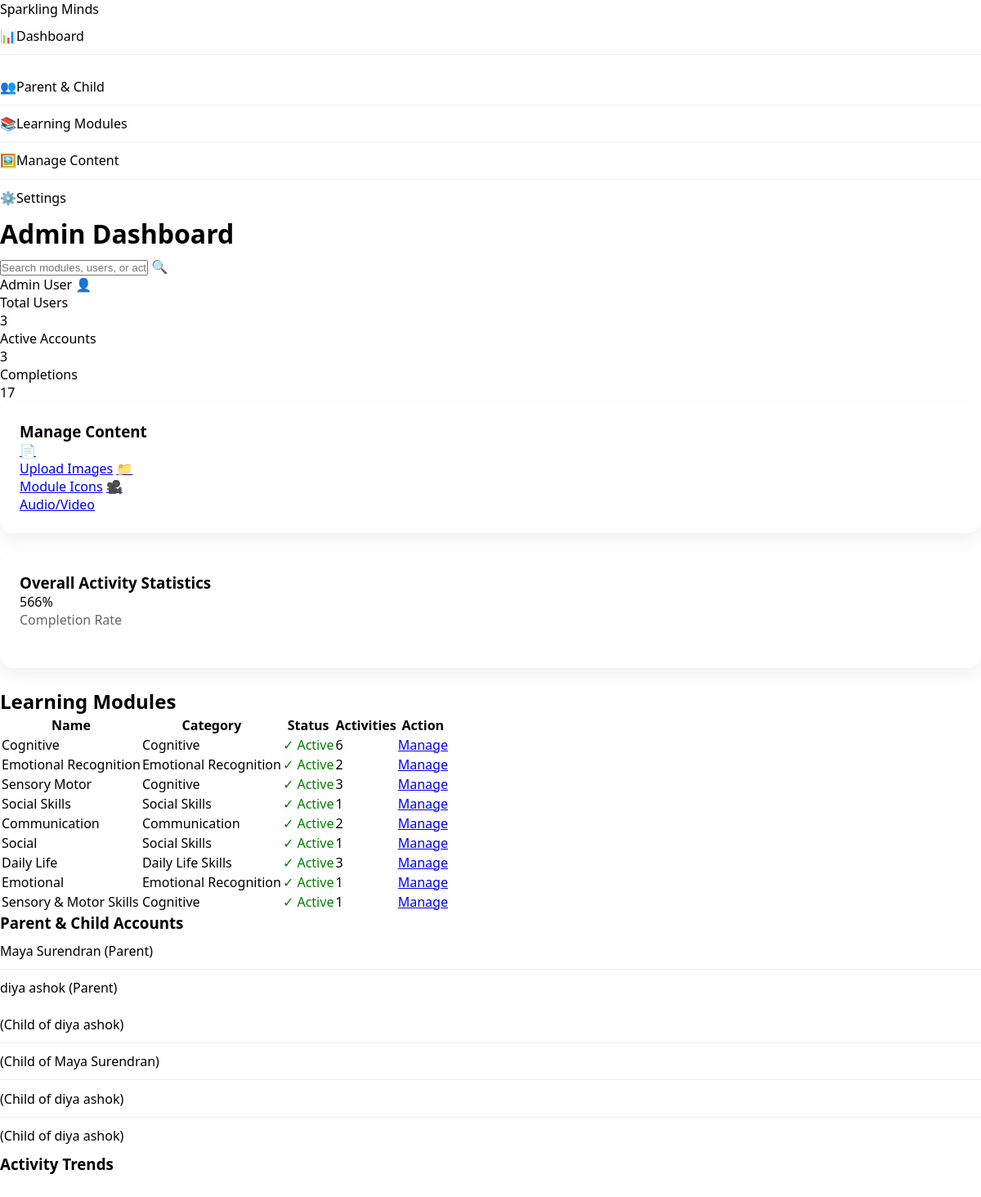
The app's page /learning/admin/ (signed in) with its own data.
### accounts/models.py (models this page shows, shortened)
class User(AbstractUser):
    class Role(models.TextChoices):
        ADMIN = "admin", "Administrator"
        PARENT = "parent", "Parent/Guardian"
        CHILD = "child", "Child (Learner)"
    role = models.CharField(max_length=10, choices=Role.choices, default=Role.PARENT)
    phone = models.CharField(max_length=20, blank=True)
    created_at = models.DateTimeField(auto_now_add=True)
    updated_at = models.DateTimeField(auto_now=True)

### learning/models.py (models this page shows, shortened)
class LearningModule(models.Model):
    class SkillCategory(models.TextChoices):
        COMMUNICATION = "communication", "Communication"
        SOCIAL = "social", "Social Skills"
        COGNITIVE = "cognitive", "Cognitive"
        DAILY = "daily", "Daily Life Skills"
        EMOTIONAL = "emotional", "Emotional Recognition"
    name = models.CharField(max_length=200)
    description = models.TextField(blank=True)
    category = models.CharField(
        max_length=20,
        choices=SkillCategory.choices,
        default=SkillCategory.COGNITIVE,
    )
    icon = models.ImageField(upload_to="module_icons/", blank=True, null=True)
    order = models.PositiveIntegerField(default=0)
    is_active = models.BooleanField(default=True)
    created_at = models.DateTimeField(auto_now_add=True)
    updated_at = models.DateTimeField(auto_now=True)
    class Meta:
        ordering = ["order", "name"]

class LearningActivity(models.Model):
    class Difficulty(models.TextChoices):
        EASY = "easy", "Easy"
        MEDIUM = "medium", "Medium"
        HARD = "hard", "Hard"
    module = models.ForeignKey(
        LearningModule,
        on_delete=models.CASCADE,
        related_name="activities",
    )
    title = models.CharField(max_length=200)
    description = models.TextField(blank=True)
    difficulty = models.CharField(
        max_length=10,
        choices=Difficulty.choices,
        default=Difficulty.EASY,
    )
    image = models.ImageField(upload_to="activity_images/", blank=True, null=True)
    audio_guide = models.FileField(
        upload_to="activity_audio/",
        blank=True,
        null=True,
        help_text="Audio guidance for the activity",
    )
    video_url = models.URLField(blank=True, null=True)
    template_name = models.CharField(
        max_length=100,
        blank=True,
        help_text="Template to render (e.g. color_match, object_identification)",
    )
    order = models.PositiveIntegerField(default=0)
    reward_points = models.PositiveIntegerField(default=10)
    is_active = models.BooleanField(default=True)
    created_at = models.DateTimeField(auto_now_add=True)
    updated_at = models.DateTimeField(auto_now=True)
    class Meta:
        ordering = ["module", "order", "title"]
        verbose_name_plural = "Learning activities"

### children/models.py (models this page shows, shortened)
class ChildProfile(models.Model):
    class SkillFocus(models.TextChoices):
        COMMUNICATION = "communication", "Communication"
        SOCIAL = "social", "Social Skills"
        COGNITIVE = "cognitive", "Cognitive"
        DAILY = "daily", "Daily Life Skills"
        EMOTIONAL = "emotional", "Emotional Recognition"
    parent = models.ForeignKey(
        settings.AUTH_USER_MODEL,
        on_delete=models.CASCADE,
        related_name="children",
        limit_choices_to={"role": "parent"},
    )
    first_name = models.CharField(max_length=100)
    last_name = models.CharField(max_length=100)
    date_of_birth = models.DateField(null=True, blank=True)
    skill_focus = models.JSONField(
        default=list,
        help_text="List of focus areas, e.g. ['communication', 'cognitive']",
    )
    learning_pace = models.CharField(
        max_length=20,
        choices=[
            ("slow", "Slow"),
            ("medium", "Medium"),
            ("fast", "Fast"),
        ],
        default="medium",
    )
    avatar = models.ImageField(upload_to="child_avatars/", blank=True, null=True)
    created_at = models.DateTimeField(auto_now_add=True)
    updated_at = models.DateTimeField(auto_now=True)
    class Meta:
        ordering = ["-created_at"]

### learning/views.py (the view)
# urls.py: path("admin/", views.admin_dashboard, name="admin_dashboard"),
@staff_member_required
def admin_dashboard(request):
    total_users = User.objects.count()
    active_accounts = User.objects.filter(is_active=True).count()
    completions = ActivityCompletion.objects.count()
    completion_rate = 0
    if active_accounts > 0:
        completion_rate = int((completions / active_accounts) * 100)
    modules = LearningModule.objects.all()
    parents = User.objects.filter(role=User.Role.PARENT).order_by('-date_joined')[:20]
    children = ChildProfile.objects.select_related('parent').all()[:20]
    trends = (
        ActivityCompletion.objects.annotate(day=TruncDay('completed_at'))
        .values('day')
        .annotate(count=Count('id'))
        .order_by('day')
    )
    activity_trends = []
    for t in trends:
        activity_trends.append({
            'day': t['day'].strftime('%Y-%m-%d'),
            'count': t['count'],
            'height': t['count'] * 10,
        })
    context = {
        'total_users': total_users,
        'active_accounts': active_accounts,
        'completions': completions,
        'completion_rate': completion_rate,
        'modules': modules,
        'parent_list': parents,
        'child_list': children,
        'activity_trends': activity_trends,
        'active_section': 'dashboard',
    }
    return render(request, 'admin/dashboard.html', context)

### templates/admin/dashboard.html (shortened to what this page needs)
{% load static %}
<!DOCTYPE html>
<html lang="en">
<head>
    <link rel="stylesheet" href="{% static 'css/dashboard.css' %}">
</head>
<body>
<div class="dashboard-wrapper">
    <nav class="sidebar">
        <div class="sidebar-header">
            <span class="logo-text">Sparkling Minds</span>
        </div>
        <ul class="nav-links">
            <li class="{% if active_section == 'dashboard' %}active{% endif %}"><a href="{% url 'learning:admin_dashboard' %}"><span class="icon">📊</span><span class="link-text">Dashboard</span></a></li>
            <li class="{% if active_section == 'parent_child' %}active{% endif %}"><a href="{% url 'learning:admin_parent_child' %}"><span class="icon">👥</span><span class="link-text">Parent & Child</span></a></li>
            <li class="{% if active_section == 'modules' %}active{% endif %}"><a href="{% url 'learning:manage_modules' %}"><span class="icon">📚</span><span class="link-text">Learning Modules</span></a></li>
            <li class="{% if active_section == 'content' %}active{% endif %}"><a href="{% url 'learning:manage_modules' %}"><span class="icon">🖼️</span><span class="link-text">Manage Content</span></a></li>
            <li class="{% if active_section == 'settings' %}active{% endif %}"><a href="{% url 'learning:admin_settings' %}"><span class="icon">⚙️</span><span class="link-text">Settings</span></a></li>
        </ul>
    </nav>
    <main class="main-content">
        <header class="top-bar">
            <h1>Admin Dashboard</h1>
            <div class="header-controls">
                <input type="text" id="searchInput" placeholder="Search modules, users, or activities..." class="search-field">
                <span class="icon">🔍</span>
            </div>
            <div class="user-profile">{{ user.get_full_name|default:user.username }} 👤</div>
        </header>
        <section class="stats-grid">
            <div class="stat-card">
                <span class="label">Total Users</span>
                <div class="value circle-teal">{{ total_users }}</div>
            </div>
            <div class="stat-card">
                <span class="label">Active Accounts</span>
                <div class="value circle-yellow">{{ active_accounts }}</div>
            </div>
            <div class="stat-card">
                <span class="label">Completions</span>
                <div class="value">{{ completions }}</div>
            </div>
        </section>
        <section class="lower-grid">
            <div class="card content-card">
                <h3>Manage Content</h3>
                <div class="content-icons">
                    <a href="/admin/learning/learningactivity/add/" class="icon-btn" title="Add new activity with image upload">📄<br>Upload Images</a>
                    <a href="/admin/learning/learningmodule/add/" class="icon-btn" title="Add module with icon upload">📁<br>Module Icons</a>
                    <a href="/admin/learning/learningactivity/add/?module=1" class="icon-btn" title="Add activity with audio/video upload">🎥<br>Audio/Video</a>
                </div>
            </div>
            <div class="card chart-card">
                <h3>Overall Activity Statistics</h3>
                <div class="progress-container">
                    <div class="donut-chart">{{ completion_rate }}%</div>
                    <p>Completion Rate</p>
                </div>
            </div>
        </section>
        <section class="modules-section">
            <h2>Learning Modules</h2>
            <table class="modules-table">
                <thead>
                    <tr><th>Name</th><th>Category</th><th>Status</th><th>Activities</th><th>Action</th></tr>
                </thead>
                <tbody>
                    {% for mod in modules %}
                        <tr class="searchable-row">
                            <td>{{ mod.name }}</td>
                            <td>{{ mod.get_category_display }}</td>
                            <td>{% if mod.is_active %}<span style="color: green;">✓ Active</span>{% else %}<span style="color: red;">✗ Inactive</span>{% endif %}</td>
                            <td>{{ mod.activities.all|length }}</td>
    <td><a href="/admin/learning/learningmodule/{{ mod.id }}/change/" class="btn-small">Manage</a></td>
                        </tr>
                    {% empty %}
                        <tr class="searchable-row"><td colspan="5">No modules available</td></tr>
                    {% endfor %}
                </tbody>
            </table>
        </section>
        <section class="user-progress">
            <div class="accounts-list">
                <h3>Parent & Child Accounts</h3>
                <ul>
                    {% for p in parent_list %}
                        <li>{{ p.get_full_name|default:p.username }} (Parent)</li>
                    {% endfor %}
                </ul>
                <ul>
                    {% for c in child_list %}
                        <li>{{ c.name }} (Child of {{ c.parent.get_full_name|default:c.parent.username }})</li>
                    {% endfor %}
                </ul>
            </div>
            <div class="charts-area">
                <h3>Activity Trends</h3>
                <div class="bar-chart">
                    {% for t in activity_trends %}
                        <div class="bar" style="height:{{ t.height }}px" title="{{ t.day }}: {{ t.count }}"></div>
                    {% endfor %}
                </div>
            </div>
        </section>
    </main>
</div>
</body>
</html>

### static/css/dashboard.css (style rules this page uses)
* { box-sizing: border-box; margin: 0; padding: 0; }
body { font-family: 'Segoe UI', Tahoma, sans-serif; background: var(--bg); color: var(--text); }
h1 { margin-bottom: 0.5rem; }
p { margin-bottom: 1.5rem; color: #666; }
.card { background: white; border-radius: 16px; padding: 1.5rem; margin-bottom: 1.5rem; box-shadow: 0 8px 20px rgba(0,0,0,0.06); transition: 0.3s ease; }
ul { list-style: none; }
ul li { display: flex; justify-content: space-between; align-items: center; padding: 0.7rem 0; border-bottom: 1px solid #eee; gap: 10px; }
ul li:last-child { border-bottom: none; }
ul li a { color: var(--primary); text-decoration: none; font-weight: 500; flex: 1; }
a[href*="parent"] { display: inline-block; margin-top: 1rem; text-decoration: none; color: var(--primary); font-weight: 500; }

### records on screen
User: get_full_name "Admin User"
LearningModule: name "Cognitive", category "Cognitive", is_active "✓ Active", activities.all|length "6"
LearningModule: name "Emotional Recognition", category "Emotional Recognition", is_active "✓ Active", activities.all|length "2"
LearningModule: name "Sensory Motor", category "Cognitive", is_active "✓ Active", activities.all|length "3"
LearningModule: name "Social Skills", category "Social Skills", is_active "✓ Active", activities.all|length "1"
LearningModule: name "Communication", category "Communication", is_active "✓ Active", activities.all|length "2"
LearningModule: name "Social", category "Social Skills", is_active "✓ Active", activities.all|length "1"
LearningModule: name "Daily Life", category "Daily Life Skills", is_active "✓ Active", activities.all|length "3"
LearningModule: name "Emotional", category "Emotional Recognition", is_active "✓ Active", activities.all|length "1"
LearningModule: name "Sensory & Motor Skills", category "Cognitive", is_active "✓ Active", activities.all|length "1"
User: get_full_name "Maya Surendran"
User: get_full_name "diya ashok"
ChildProfile: parent.get_full_name "diya ashok"
ChildProfile: parent.get_full_name "Maya Surendran"
ChildProfile: parent.get_full_name "diya ashok"
ChildProfile: parent.get_full_name "diya ashok"

### other values on screen
{{ total_users }} "3"
{{ active_accounts }} "3"
{{ completions }} "17"
{{ completion_rate }} "566"
